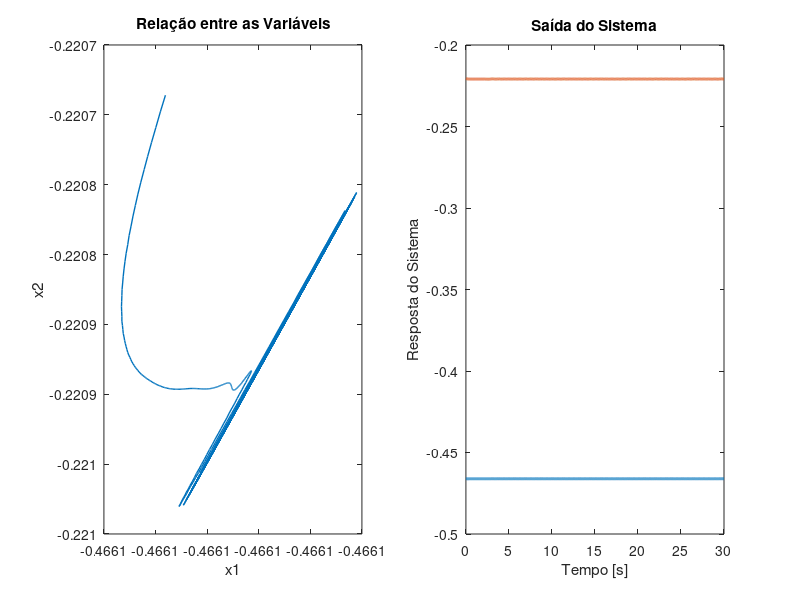

Source code (MATLAB):
%format long
function Problema3Ex4
    clear all; clc; warning off;
    x0 = [-0.47 -0.22];% chute inicial
    options = optimset('LargeScale','off');
    [x,fval] = fminsearch(@Problema3Ex4Otimizacao,x0)
end

function [fval] = Problema3Ex4Otimizacao(X)
    x0 = X;
    t0 = 0;
    tf = 30;
    dt = 0.01;
    tpo = t0:dt:tf;
    [t,x] = ode45(@exemplo34,tpo,x0);
    x1 = x(:,1);
    x2 = x(:,2);
    
    % Graficos
    figure(1)
    pause(0.1);
    clf(1)
    subplot(1,2,1)
    plot(x1,x2,'LineWidth',1);
    hold on;
    title('Relação entre as Variáveis');
    xlabel('x1'); 
    ylabel('x2');
    hold off;

    hold on;
    subplot(1,2,2);
    plot(t,x,'LineWidth',2);
    title('Saída do Sistema');
    xlabel('Tempo [s]'); 
    ylabel('Resposta do Sistema');
    hold off;

    %função de avaliação
    aval1 = (max(x1) - min(x1))*100;
    aval2 = (max(x2) - min(x2))*100;

    fval = aval1 + aval2;
end

%função a ser otimizada
function xdot = exemplo34(t,x) %Função
    xdot = zeros(size(x,1),1);
    a = 1.1;
    b = 1.5;
    mu = 2.1;
    xdot(1) = 2*x(1) - x(2) + 3*(x(1)^2 - x(2)^2) + 2*x(1)*x(2);
    xdot(2) = x(1) - 3*x(2) - 3*(x(1)^2 - x(2)^2) + 3*x(1)*x(2);
end
